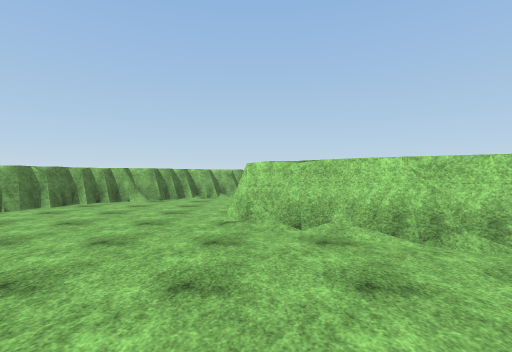
[1] (above)

24 first-person views from a walk through a 3-D level made in the Unity game engine. The camera is 1.5 m above the floor, looks level and sees 85° across. The floor is counted in squares, 2 m on a side. Each view is taken from the middle of a square. On the plan, view 1 faces up. The plan holds only what a view shows up to about 10 squares ahead; the rest is blank. The place goes on beyond the plan. Surface patterns are stand-ins for the level's own textures.

[2]
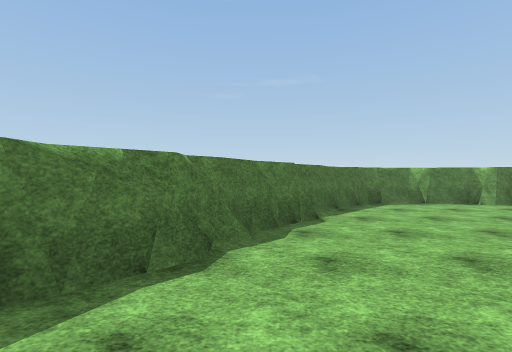

[3]
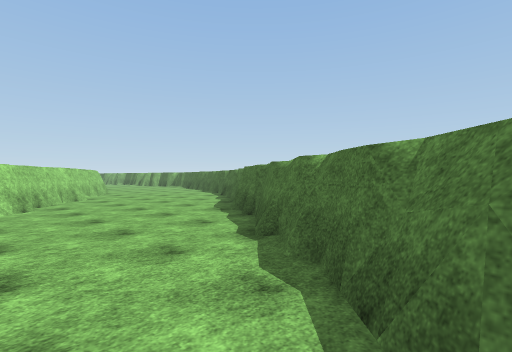

[4]
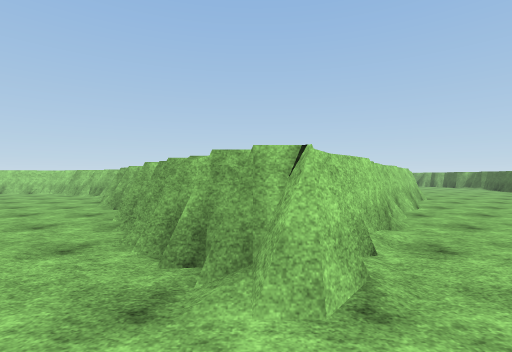

[5]
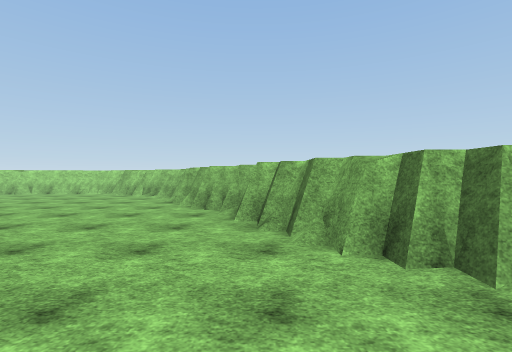

[6]
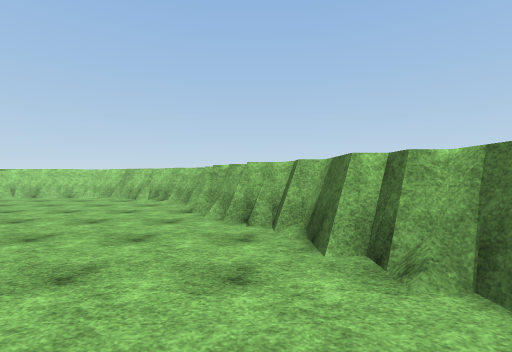

[7]
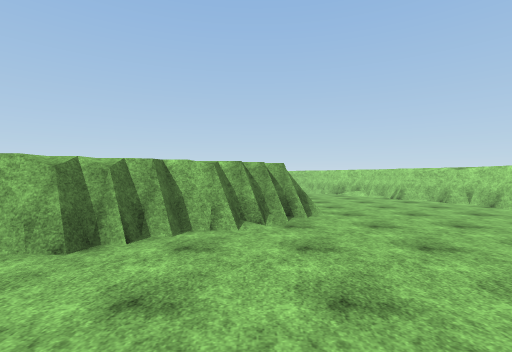

[8]
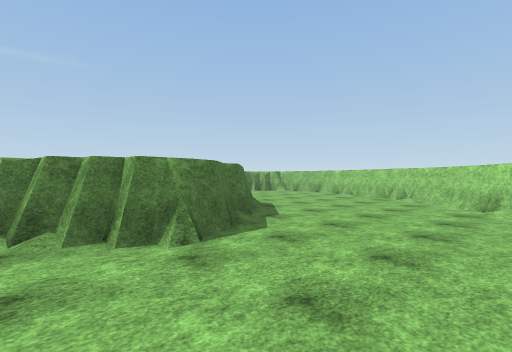

[9]
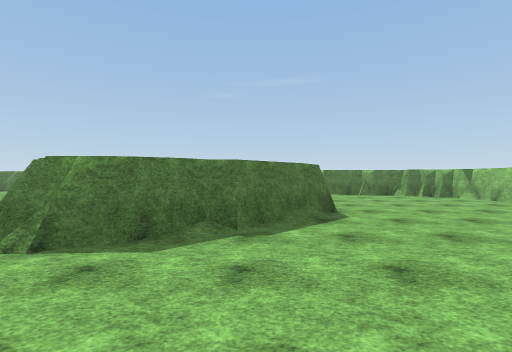

[10]
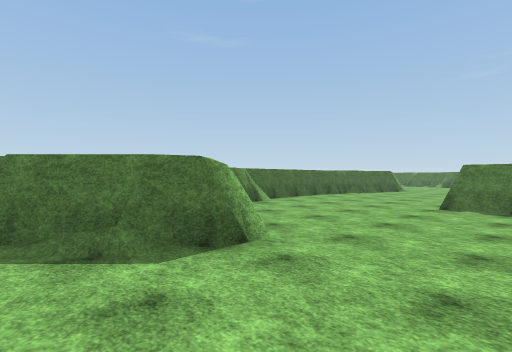

[11]
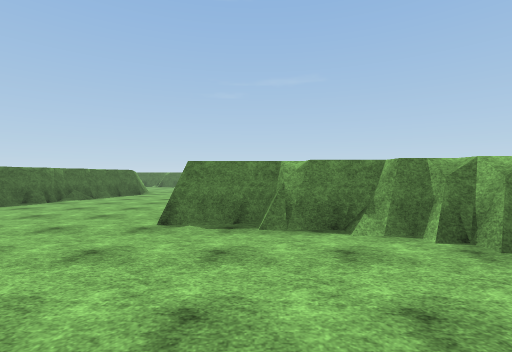

[12]
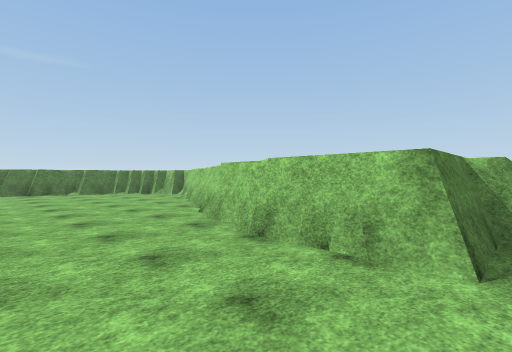

[13]
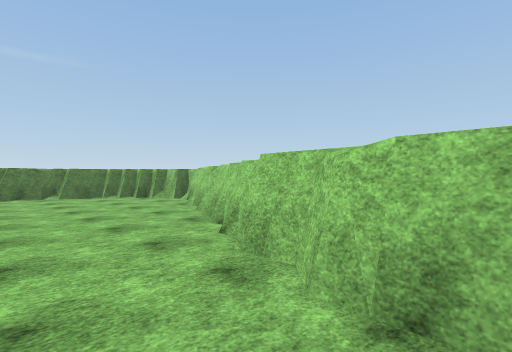

[14]
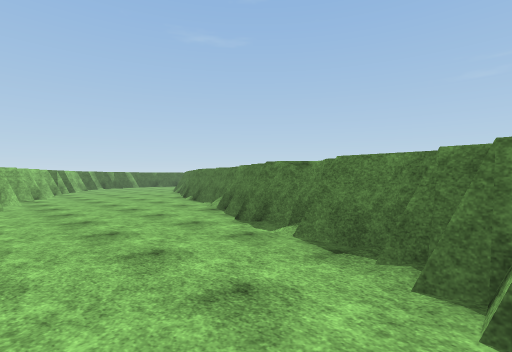

[15]
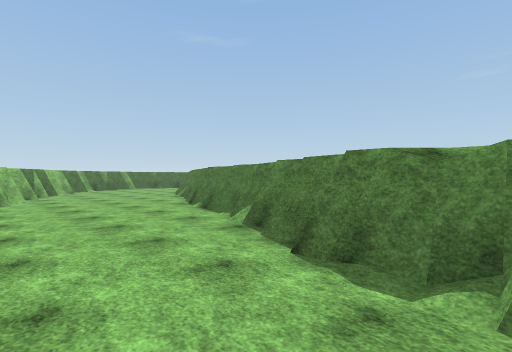

[16]
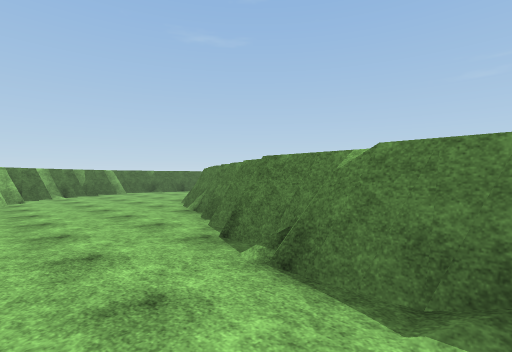

[17]
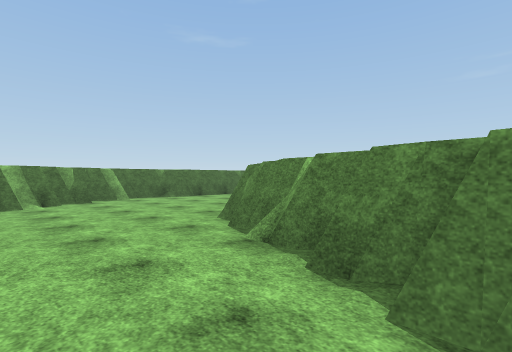

[18]
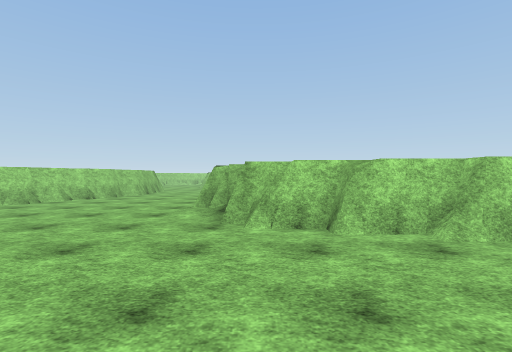

[19]
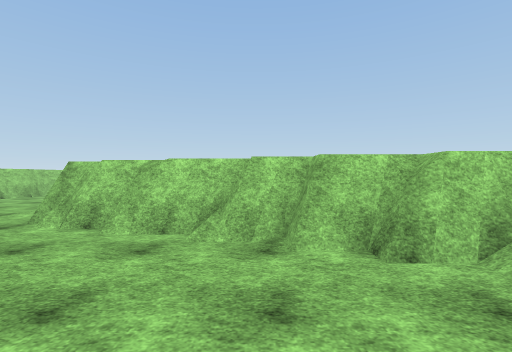

[20]
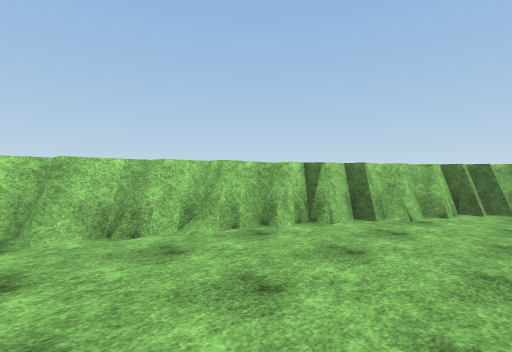

[21]
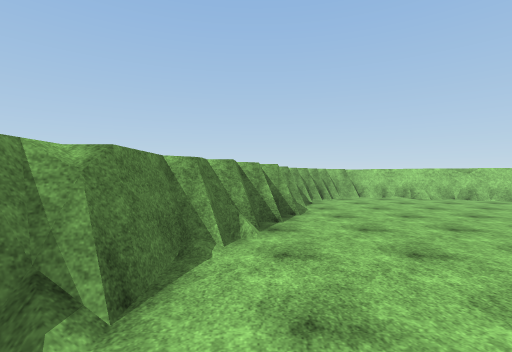

[22]
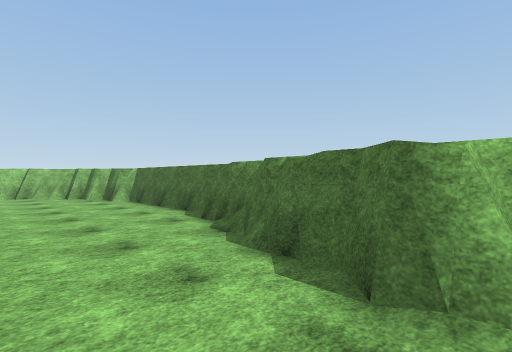

[23]
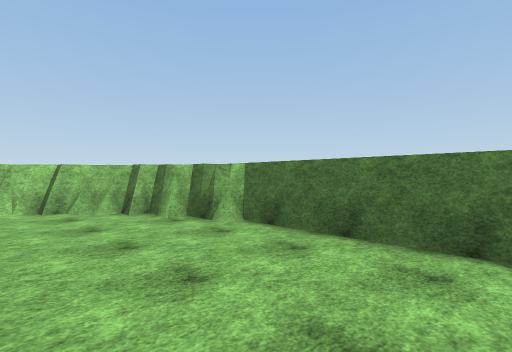

[24]
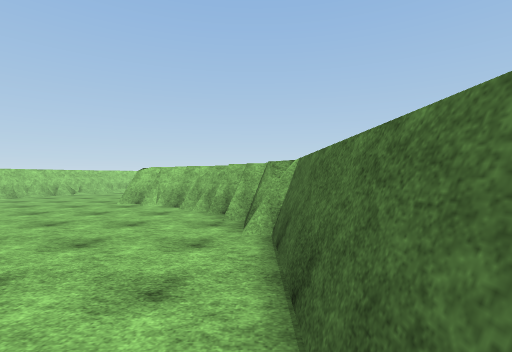

### Floor plan
Key: @ floor where view 1 was taken; # wall or solid block; . floor; ^ raised ledge.
Columns run from 20 left of view 1 to 10 right of it. Each row starts with its distance up from view 1.
 25                    #
 24                  ###..
 23      ^##^#       ##.....##
 22     ^#...###    ##........#^
 21     #......###  ##.........#
 20    ^#........####...........#
 19    ^.........................^
 18    #..................##.....##
 17   ##.................####.....#
 16   #......##.........##  ^.....#
 15  ##....#######....###   ##....#
 14  ##....#     ######    ##.....#
 13  #.....#              ##......#
 12 ##.....^             ##......##
 11 #.....##              .......#
 10 #.....^          ### .......#^
  9 #....##         ##.......###
  8 .....#         ##........##
  7 ....##        ##.......#^^
  6 ...##         #......#^#
  5 ...#          #.....##
  4 .###          #......#^
  3 ##            #.......###
  2               ##........##
  1                ###.......###
  0                  ##.@......#^
 -1                   ###........
 -2                     ##.......
 -3                      ##......
 -4                         #.

Positions as (right, up) in squares from view 1, and headings:
1: (0, 0), facing up
2: (2, 0), facing left
3: (-3, 2), facing down-right
4: (-2, 5), facing right
5: (-2, 7), facing right
6: (0, 8), facing right
7: (4, 9), facing up
8: (8, 13), facing up-left
9: (8, 17), facing left
10: (4, 21), facing down-left
11: (1, 21), facing left
12: (-3, 17), facing up-left
13: (-5, 18), facing up-left
14: (-13, 22), facing down-left
15: (-14, 20), facing down-left
16: (-16, 16), facing down-left
17: (-17, 13), facing down-left
18: (-17, 15), facing right
19: (-17, 12), facing right
20: (-18, 12), facing down-right
21: (-17, 13), facing up
22: (-11, 18), facing down-right
23: (-6, 18), facing down-right
24: (-6, 15), facing right
